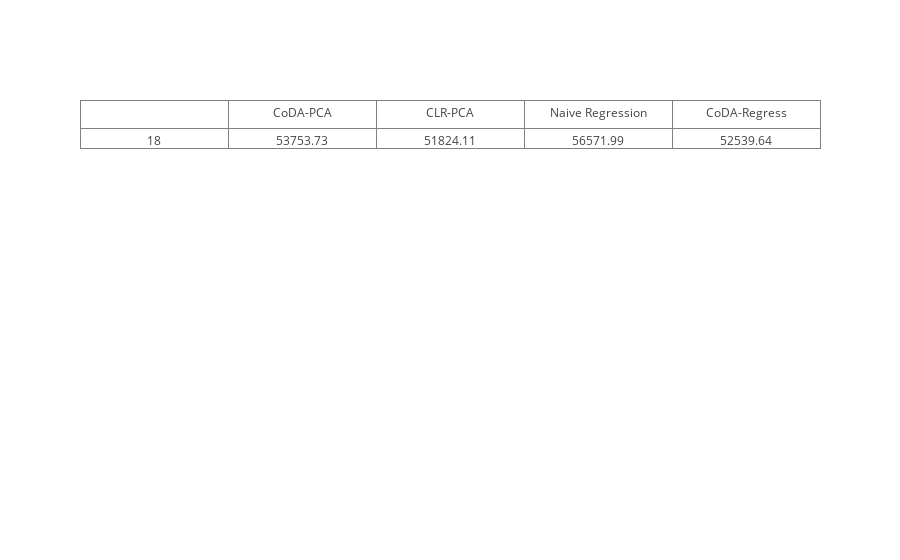

The code cell stored with this chart in its notebook:
### Code cell
#note: plotly code works fine, but gives a jupyter warning when saving with a rendered table

import plotly.graph_objs as go
from plotly.offline import download_plotlyjs, init_notebook_mode, plot, iplot


init_notebook_mode(connected=True)


table_rows = []
for key in score_dict.keys():
    mean_scores = list(map(np.mean, score_dict[key]))
    mean_scores = [ '%.2f' % elem for elem in mean_scores ]
    table_rows.append([key,*mean_scores])
    
results = [go.Table(
    header=dict(values=["","CoDA-PCA", "CLR-PCA", "Naive Regression", "CoDA-Regress"]),
    cells=dict(values=np.array(table_rows).T))]

iplot(results, filename = 'basic_table')

### Figure 1 — Plotly figure (JSON) as saved in the notebook; plotly's stock layout.template omitted (floating-point values rounded to 4 significant figures)
{"data": [{"cells": {"values": [["18"], ["53753.73"], ["51824.11"], ["56571.99"], ["52539.64"]]}, "header": {"values": ["", "CoDA-PCA", "CLR-PCA", "Naive Regression", "CoDA-Regress"]}, "type": "table", "uid": "d915a4fa-74ff-4ad1-b28c-70ac4e447fed"}], "layout": {}}
